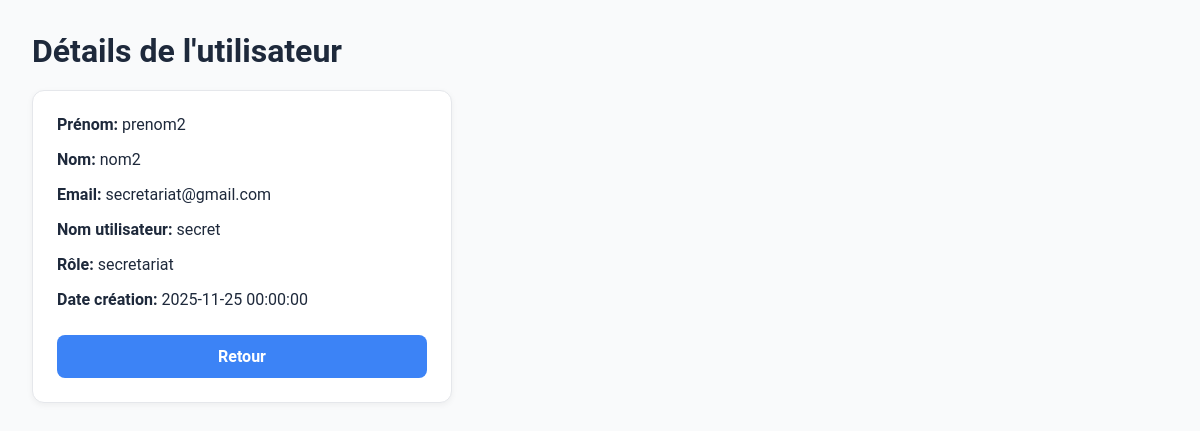
The page /pages/viewUser.php?id_user=2 (signed in) on the database its author committed.
### tables this page shows
CREATE TABLE users (
  id_user SMALLINT UNSIGNED NOT NULL AUTO_INCREMENT PRIMARY KEY,
  prenom VARCHAR(50) NOT NULL,
  nom VARCHAR(50) NOT NULL,
  email VARCHAR(100) NOT NULL UNIQUE,
  username VARCHAR(50) NOT NULL UNIQUE,
  password VARCHAR(255) NOT NULL,
  role VARCHAR(50) NOT NULL,
  date_creation DATETIME NOT NULL DEFAULT CURRENT_TIMESTAMP
);

### pages/viewUser.php (the view, shortened to what this page needs)
<?php
require_once __DIR__ . '/../config/database.php';
$id_user = (int) $_GET['id_user'];
$stmt = $pdo->prepare("SELECT * FROM users WHERE id_user = :id");
$stmt->execute([':id' => $id_user]);
$user = $stmt->fetch();
?>
<!DOCTYPE html>
<html lang="fr">
<head>
  <link rel="stylesheet" href="../styles/secretary.css">
  <link rel="stylesheet" href="../styles/userForm.css">
</head>
<body>
  <main class="secretary-dashboard">
    <h1 style="margin-bottom: 20px;">Détails de l'utilisateur</h1>
    <div class="form-container" style="max-width:420px;">
      <p><strong>Prénom:</strong> <?= htmlspecialchars($user['prenom']) ?></p>
      <p><strong>Nom:</strong> <?= htmlspecialchars($user['nom']) ?></p>
      <p><strong>Email:</strong> <?= htmlspecialchars($user['email']) ?></p>
      <p><strong>Nom utilisateur:</strong> <?= htmlspecialchars($user['username']) ?></p>
      <p><strong>Rôle:</strong> <?= htmlspecialchars($user['role']) ?></p>
      <p><strong>Date création:</strong> <?= htmlspecialchars($user['date_creation']) ?></p>
      <a href="administrator.php" class="submit-btn" style="text-align:center; margin-top:10px;">Retour</a>
    </div>
  </main>
</body>
</html>

### styles/secretary.css (style rules this page uses)
:root { --primary-gradient: linear-gradient( 135deg, hsl(217 91% 60%), hsl(255 91% 76%) ); --white: #fff; --primary-text-blue: #1e293b; --secondary-text-gray: #6b7280; --primary-border-color: #e5e7eb; --bg-text-secondary-blue: #3c83f6; --bg-text-secondary-opacity-blue: rgba(60, 131, 246, 70%); --success-green: #16a34a; --warning-orange: #f59e0b; --danger-red: #dc2626; }
* { margin: 0; padding: 0; box-sizing: border-box; }
body { font-family: "Roboto", sans-serif; background-color: #f9fafb; color: var(--primary-text-blue); }
.secretary-dashboard { padding: 32px; }

### styles/userForm.css (style rules this page uses)
.form-container { max-width: 480px; background: var(--white); padding: 24px; border-radius: 12px; box-shadow: 0 2px 6px rgba(0,0,0,0.05); display: flex; flex-direction: column; gap: 16px; border: 1px solid var(--primary-border-color); }
.submit-btn { padding: 12px; background: var(--bg-text-secondary-blue); color: white; font-weight: bold; border-radius: 8px; cursor: pointer; transition: 0.3s; }

### styles/variables.css (style rules this page uses)
:root { --primary-gradient: linear-gradient( 135deg, hsl(217 91% 60%), hsl(255 91% 76%) ); --white: #fff; --primary-text-blue: #1e293b; --secondary-text-gray: #6b7280; --primary-border-color: #e5e7eb; --bg-text-secondary-blue: #3c83f6; --success-green: #16a34a; --bg-text-secondary-opacity-blue: rgba(60, 131, 246, 70%); --bg-text-third-opacity-blue: rgba(60, 131, 246, 10%); --grey-bg: rgba(243, 244, 246, 50%); --orang-color: #f59f0a; --red-color: #EF4444; }
* { box-sizing: border-box; margin: 0; padding: 0; outline: none; border: none; }
body { font-family: "Roboto", sans-serif; height: fit-content; }
a { text-decoration: none; }

### rows shown on the page
users: prenom "prenom2", nom "nom2", email "secretariat@gmail.com", username "secret", role "secretariat", date_creation "2025-11-25 00:00:00"
